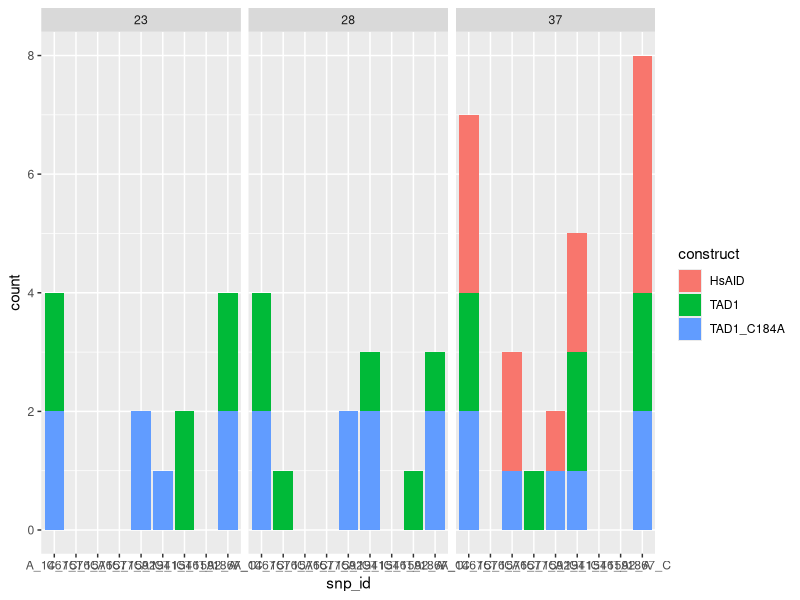
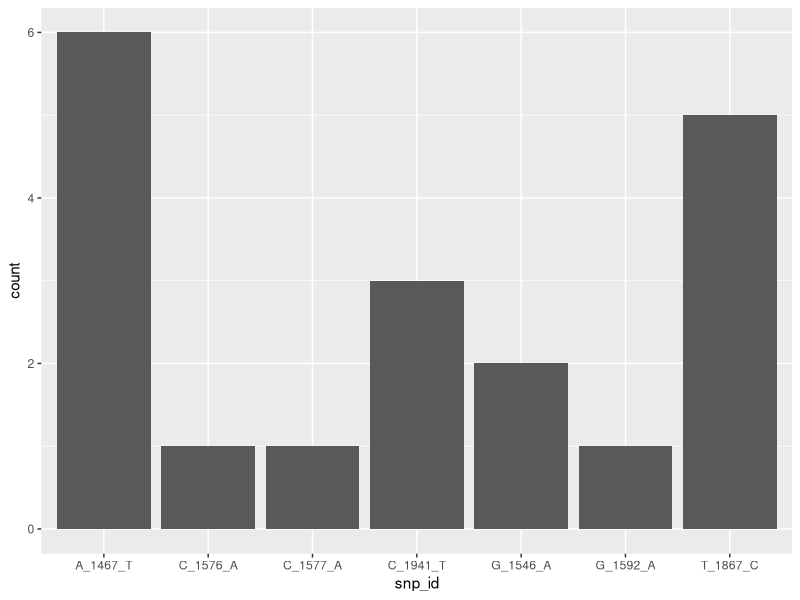
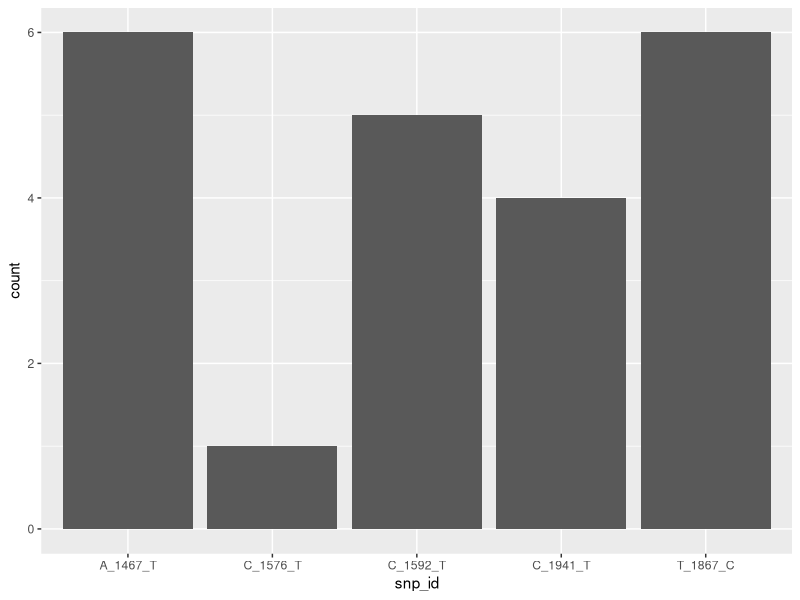
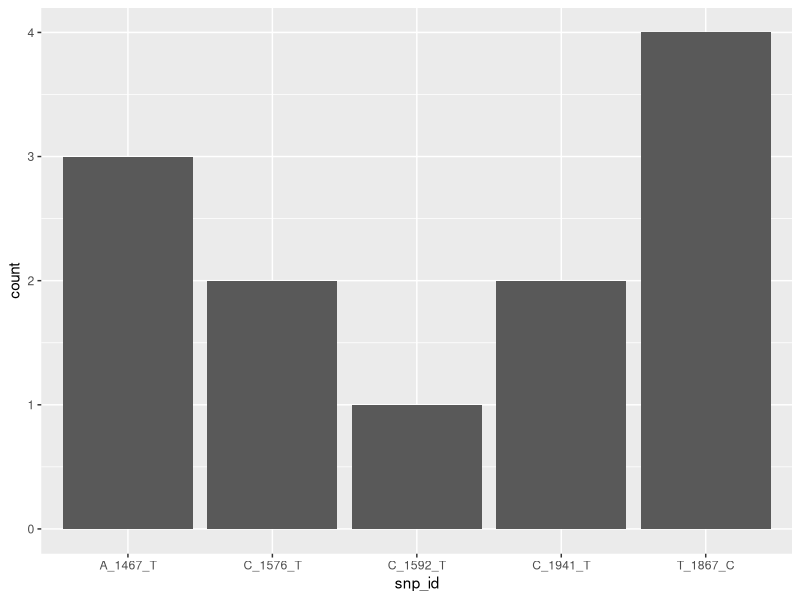
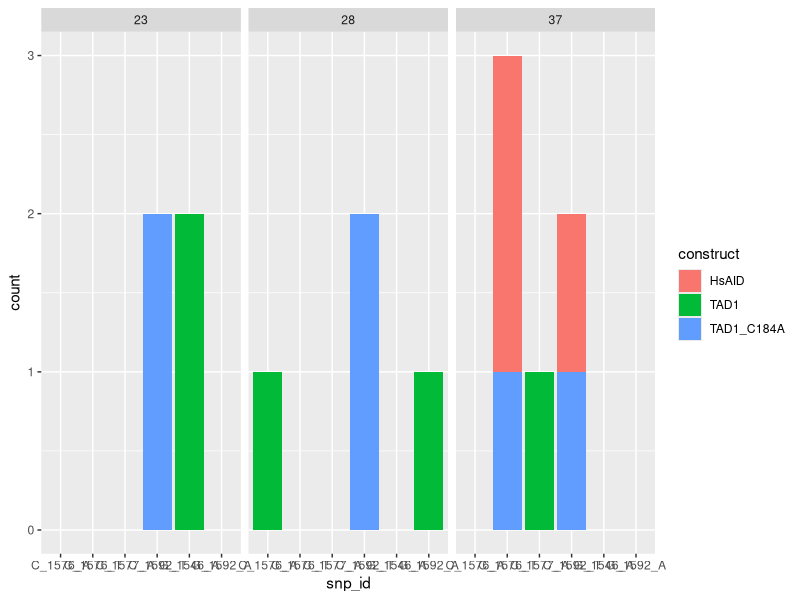
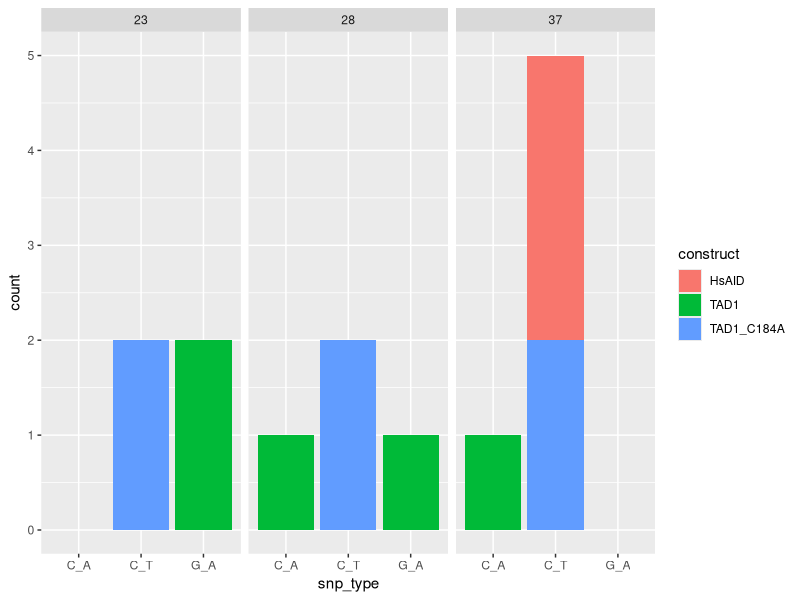

R code for these plots, in order:
# Comparing high-confidence SNPs in TAD1, TAD1_C184A, and HsAID

library(tidyverse)
library(ggplot2)
library(dplyr)
library(readxl)

df <- read_excel('highconfidencesnps_temptrial.xlsx')


df$snp_id <- paste(df$ref, df$pos_rpob, df$alt, sep="_")
head(df)


# Counts of snp_id for TAD1, TAD1_C184A, and HsAID
ggplot(df, aes(x = snp_id)) +
  geom_bar(aes(fill=construct))+
  facet_wrap(~temp)


# Count constructs (idk why I did this)
df %>% 
  count(construct)


# Counts of snp_id for TAD1 only
tad1 <- df %>%
  filter(construct == "TAD1")
head(tad1)

ggplot(tad1, aes(x = snp_id)) +
  geom_bar()


#Counts of snp_id for TAD1_C184A only
c184a <- df %>%
  filter(construct == "TAD1_C184A")
head(c184a)

ggplot(c184a, aes(x = snp_id)) +
  geom_bar()


# Counts of snp_id for HsAID only
hsaid <- df %>%
  filter(construct == "HsAID")
head(hsaid)

ggplot(hsaid, aes(x = snp_id)) +
  geom_bar()


#Filter out conserved SNPs (1467, 1867, 1941)
df2 <- df %>%
  filter(pos_rpob != 1467 & pos_rpob != 1867 & pos_rpob != 1941)
head(df2)


# Counts of snp_id for filtered TAD1, TAD1_C184A, and HsAID
ggplot(df2, aes(x = snp_id)) +
  geom_bar(aes(fill=construct))+
  facet_wrap(~temp)


# Group by SNP type from filtered SNPs
df2$snp_type <- paste(df2$ref, df2$alt, sep="_")
head(df2)


# Counts of filtered snp_type, grouped by temperature
ggplot(df2, aes(x = snp_type)) +
  geom_bar(aes(fill=construct))+
  facet_wrap(~temp)


# Isolate HsAID and group by snp_type
hsaid_nonconserved <- hsaid %>%
  filter(pos_rpob != 1467 & pos_rpob != 1867 & pos_rpob != 1941)
head(hsaid_nonconserved)

# Isolate TAD1 and group by snp_type for 23C only
tad1_nonconserved <- tad1 %>%
  filter(pos_rpob != 1467 & pos_rpob != 1867 & pos_rpob != 1941 & temp == 23)
head(tad1_nonconserved)

# TAD1 frequency: CT and GA mutations / total mutations, at 23C

